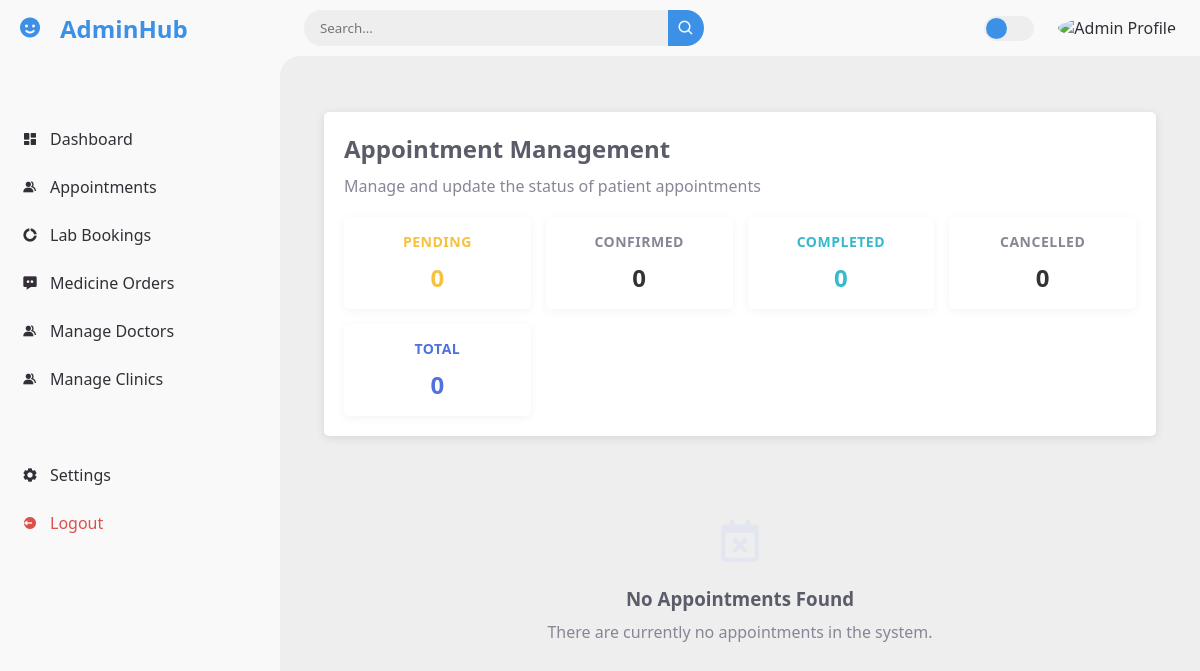
Before: /adminhub/manage-appointments/view_appointments.php (signed in) with the older database file.
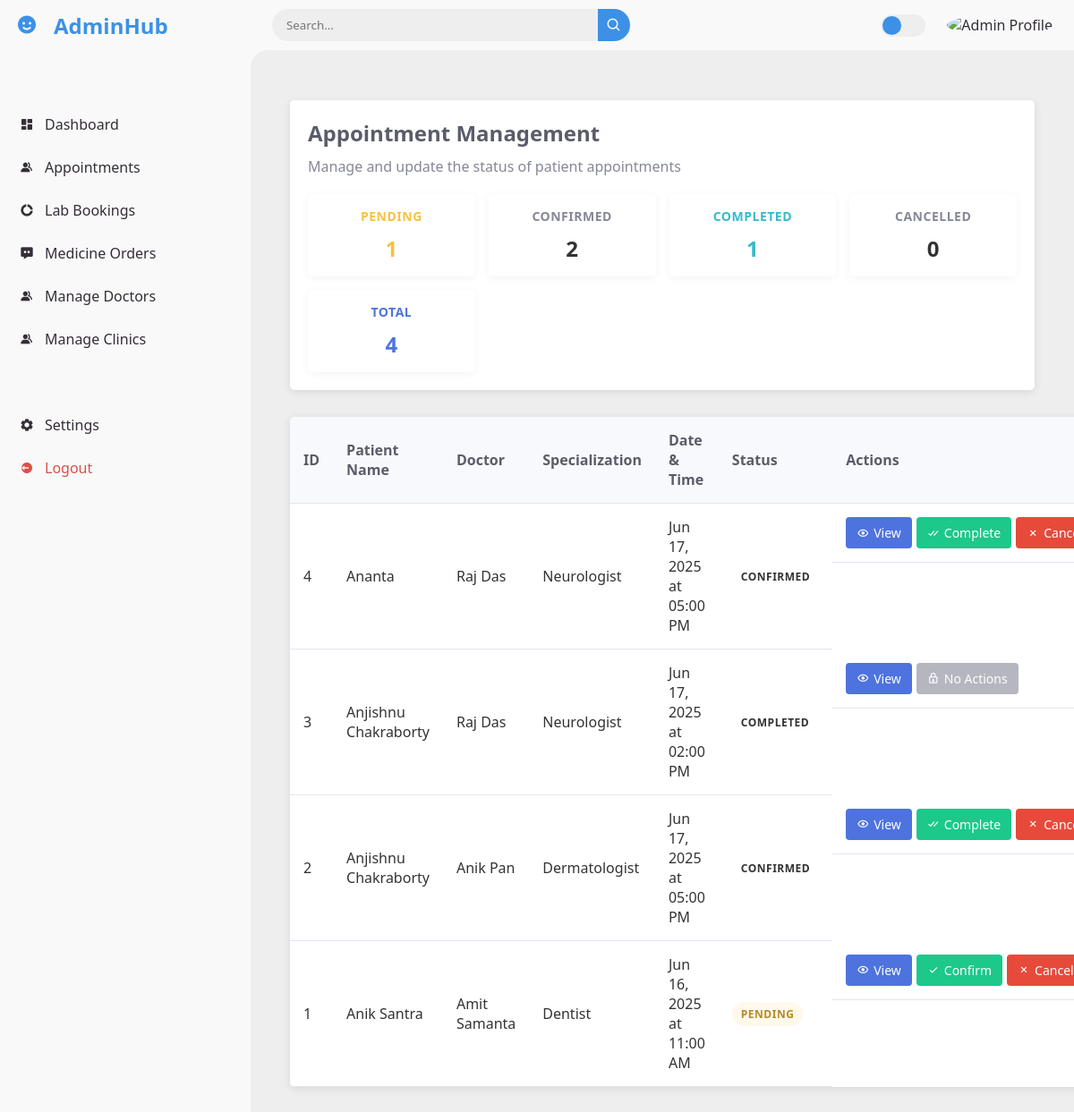
After: the same page with the newer database file.
### tables this page shows
CREATE TABLE `appointments` (
  `id` int(11) NOT NULL,
  `doctor_id` int(11) NOT NULL,
  `doctor_name` varchar(255) NOT NULL,
  `doctor_specialization` varchar(255) NOT NULL,
  `clinic_id` int(11) DEFAULT NULL,
  `clinic_name` varchar(255) DEFAULT NULL,
  `patient_name` varchar(255) NOT NULL,
  `patient_phone` varchar(20) NOT NULL,
  `patient_email` varchar(255) NOT NULL,
  `appointment_date` date NOT NULL,
  `appointment_time` time NOT NULL,
  `booking_date` timestamp NOT NULL DEFAULT current_timestamp(),
  `booked_by_user_id` int(11) NOT NULL,
  `booked_by_email` varchar(255) NOT NULL,
  `booked_by_name` varchar(255) NOT NULL,
  `status` enum('pending','confirmed','cancelled','completed','no_show') DEFAULT 'confirmed',
  `notes` text DEFAULT NULL,
  `created_at` timestamp NOT NULL DEFAULT current_timestamp(),
  `updated_at` timestamp NOT NULL DEFAULT current_timestamp() ON UPDATE current_timestamp()
);

### adminhub/manage-appointments/view_appointments.php (the view, shortened to what the changed rows need)
<?php
    require_once '../include/database_connection.php';
    $sql = "SELECT * FROM appointments ORDER BY booking_date DESC";
    $result = $conn->query($sql);
    $countSql = "SELECT
        CASE
            WHEN status IS NULL OR status = '' OR status = 'pending' THEN 'pending'
            WHEN status = 'confirmed' THEN 'confirmed'
            WHEN status = 'completed' THEN 'completed'
            WHEN status = 'cancelled' THEN 'cancelled'
            ELSE status
        END as normalized_status,
        COUNT(*) as count
        FROM appointments
        GROUP BY normalized_status";
    $countResult = $conn->query($countSql);
    $statusCounts = [
        'pending' => 0,
        'confirmed' => 0,
        'completed' => 0,
        'cancelled' => 0,
        'Total' => 0
    ];
    if ($countResult->num_rows > 0) {
        while($row = $countResult->fetch_assoc()) {
            $status = $row['normalized_status'];
            if (isset($statusCounts[$status])) {
                $statusCounts[$status] = $row['count'];
            }
            $statusCounts['Total'] += $row['count'];
        }
    }
    function getDisplayStatus($dbStatus) {
        switch($dbStatus) {
            case 'pending':
            case '':
            case null:
                return 'Pending';
            case 'confirmed':
                return 'Confirmed';
            case 'completed':
                return 'Completed';
        }
    }
    function getStatusClass($dbStatus) {
        switch($dbStatus) {
            case 'pending':
            case '':
            case null:
                return 'pending';
            case 'confirmed':
                return 'confirmed';
            case 'completed':
                return 'completed';
        }
    }
?>
<!DOCTYPE html>
<html lang="en">
    <head>
        <link rel="stylesheet" href="styles.css">
        <link href='https://unpkg.com/boxicons@2.0.9/css/boxicons.min.css' rel='stylesheet'>
        <link rel="stylesheet" href="style.css">
    </head>
    <body>
        <section id="content">
            <main>
                <div class="container">
                    <header>
                        <h1>Appointment Management</h1>
                        <div class="status-summary">
                            <div class="status-card pending">
                                <h3>Pending</h3>
                                <p id="pending-count"><?php echo $statusCounts['pending']; ?></p>
                            </div>
                            <div class="status-card confirmed">
                                <h3>Confirmed</h3>
                                <p id="confirmed-count"><?php echo $statusCounts['confirmed']; ?></p>
                            </div>
                            <div class="status-card completed">
                                <h3>Completed</h3>
                                <p id="completed-count"><?php echo $statusCounts['completed']; ?></p>
                            </div>
                            <div class="status-card total">
                                <h3>Total</h3>
                                <p id="total-count"><?php echo $statusCounts['Total']; ?></p>
                            </div>
                        </div>
                    </header>
                    <div class="appointments-container">
                        <?php if ($result->num_rows > 0): ?>
                            <table class="appointments-table">
                                <thead>
                                    <tr>
                                        <th>ID</th>
                                        <th>Patient Name</th>
                                        <th>Doctor</th>
                                        <th>Specialization</th>
                                        <th>Date & Time</th>
                                        <th>Status</th>
                                        <th>Actions</th>
                                    </tr>
                                </thead>
                                <tbody>
                                    <?php while($row = $result->fetch_assoc()):
                                        $displayStatus = getDisplayStatus($row['status']);
                                        $statusClass = getStatusClass($row['status']);
                                        $dbStatus = $row['status'] ?: 'pending';
                                    ?>
                                        <tr>
                                            <td><?php echo $row['id']; ?></td>
                                            <td><?php echo htmlspecialchars($row['patient_name']); ?></td>
                                            <td><?php echo htmlspecialchars($row['doctor_name']); ?></td>
                                            <td><?php echo htmlspecialchars($row['doctor_specialization']); ?></td>
                                            <td>
                                                <?php
                                                    echo date('M d, Y', strtotime($row['appointment_date'])) . ' at ' .
                                                        date('h:i A', strtotime($row['appointment_time']));
                                                ?>
                                            </td>
                                            <td>
                                                <span class="status status-<?php echo $statusClass; ?>">
                                                    <?php echo $displayStatus; ?>
                                                </span>
                                            </td>
                                            <td class="actions">
                                                <button class="btn-view" onclick="viewAppointmentDetails(<?php
                                                    echo json_encode([
                                                        'id' => $row['id'],
                                                        'patient_name' => $row['patient_name'],
                                                        'patient_phone' => $row['patient_phone'],
                                                        'patient_email' => $row['patient_email'],
                                                        'doctor_name' => $row['doctor_name'],
                                                        'doctor_specialization' => $row['doctor_specialization'],
                                                        'appointment_date' => date('M d, Y', strtotime($row['appointment_date'])),
                                                        'appointment_time' => date('h:i A', strtotime($row['appointment_time'])),
                                                        'booking_date' => date('M d, Y', strtotime($row['booking_date'])),
                                                        'status' => $displayStatus,
                                                        'db_status' => $dbStatus
                                                    ]);
                                                ?>)">
                                                    <i class='bx bx-show'></i> View
                                                </button>
                                                <?php if($dbStatus == 'pending'): ?>
                                                    <form action="<?php echo htmlspecialchars($_SERVER["PHP_SELF"]); ?>" method="post" class="status-form">
                                                        <button type="submit" class="btn-accept"><i class='bx bx-check'></i> Confirm</button>
                                                    </form>
                                                    <form action="<?php echo htmlspecialchars($_SERVER["PHP_SELF"]); ?>" method="post" class="status-form">
                                                        <button type="submit" class="btn-reject"><i class='bx bx-x'></i> Cancel</button>
                                                    </form>
                                                <?php elseif($dbStatus == 'confirmed'): ?>
                                                    <form action="<?php echo htmlspecialchars($_SERVER["PHP_SELF"]); ?>" method="post" class="status-form">
                                                        <button type="submit" class="btn-complete"><i class='bx bx-check-double'></i> Complete</button>
                                                    </form>
                                                    <form action="<?php echo htmlspecialchars($_SERVER["PHP_SELF"]); ?>" method="post" class="status-form">
                                                        <button type="submit" class="btn-reject"><i class='bx bx-x'></i> Cancel</button>
                                                    </form>
                                                <?php else: ?>
                                                    <button class="btn-disabled" disabled><i class='bx bx-lock'></i> No Actions</button>
                                                <?php endif; ?>
                                            </td>
                                        </tr>
                                    <?php endwhile; ?>
                                </tbody>
                            </table>
                        <?php else: ?>
                            <div class="empty-state">
                                <i class='bx bx-calendar-x'></i>
                                <h3>No Appointments Found</h3>
                                <p>There are currently no appointments in the system.</p>
                            </div>
                        <?php endif; ?>
                    </div>
                </div>
            </main>
        </section>
    </body>
</html>

Changed rows visible on the page:
added appointments: id "4", patient_name "Ananta", doctor_name "Raj Das", doctor_specialization "Neurologist", appointment_date "Jun 17, 2025", appointment_time "05:00 PM", status "CONFIRMED"
added appointments: id "3", patient_name "Anjishnu Chakraborty", doctor_name "Raj Das", doctor_specialization "Neurologist", appointment_date "Jun 17, 2025", appointment_time "02:00 PM", status "COMPLETED", shows "No Actions"
added appointments: id "2", patient_name "Anjishnu Chakraborty", doctor_name "Anik Pan", doctor_specialization "Dermatologist", appointment_date "Jun 17, 2025", appointment_time "05:00 PM", status "CONFIRMED"
added appointments: id "1", patient_name "Anik Santra", doctor_name "Amit Samanta", doctor_specialization "Dentist", appointment_date "Jun 16, 2025", appointment_time "11:00 AM", status "PENDING"
Other visible differences:
$statusCounts['pending']: "0" → "1"
$statusCounts['confirmed']: "0" → "2"
$statusCounts['completed']: "0" → "1"
$statusCounts['Total']: "0" → "4"
text no longer shown: "No Appointments Found There are currently no appointments in the system."
text now shown: "ID Patient Name Doctor Specialization Date & Time Status Actions"
